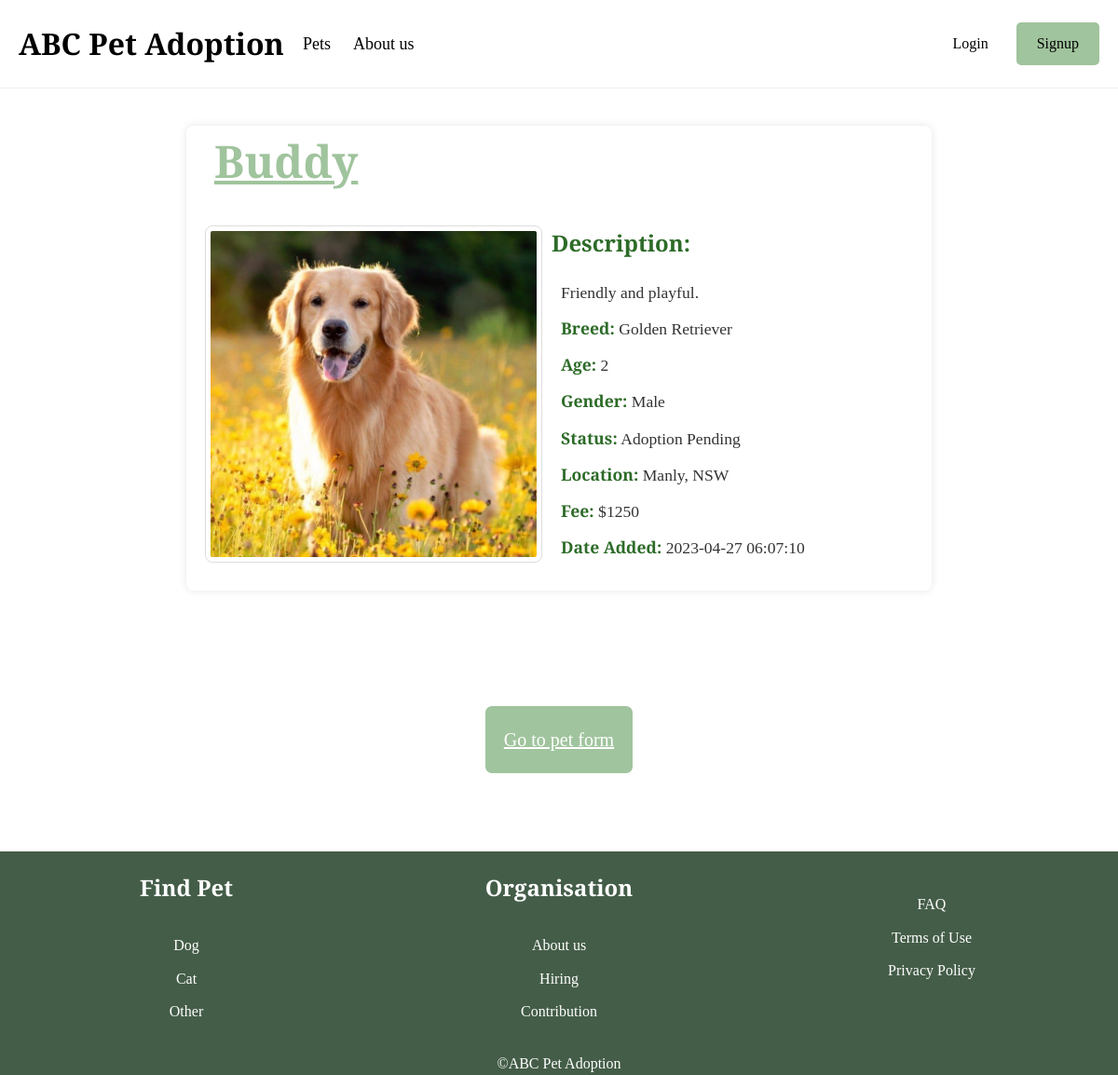
/pet-detail?pet_id=1, run on the app's committed database.
### SEF/models.py (models this page shows, shortened)
class Pet(models.Model):
    name = models.CharField(max_length=100)
    species = models.CharField(max_length=100)
    breed = models.CharField(max_length=100)
    age = models.PositiveIntegerField()
    gender = models.CharField(max_length=50)
    description = models.CharField(max_length=500)
    image_path = models.CharField(max_length=100)
    status = models.CharField(max_length=100)
    suburb = models.CharField(max_length=100)
    state = models.CharField(max_length=100)
    fee = models.PositiveIntegerField()
    date_added = models.CharField(max_length=100)

### SEF/views.py (the view)
# urls.py: path("pet-detail", views.pet_detail),
def pet_detail(request):
    pet_id = request.GET["pet_id"]
    pet = Pet.objects.get(id=pet_id)
    return render(
        request,
        'pet-detail.html',
        context={'pet': pet}
    )

### SEF/templates/pet-detail.html (shortened to what this page needs)
<!DOCTYPE html>
<html lang="en">
<head>
    {% load static %}
    <link rel="stylesheet" href="{% static 'css/master.css'%}">
    <link rel="stylesheet" href="{% static 'css/sherry.css'%}">
</head>
<body>
    {% include 'layout/header.html' %}
    <section class="pet-details">
        <h1>{{ pet.name }}</h1>
        <section class="img-class">
            <img src="{% static pet.image_path %}" width="350" height="350" alt="{{ pet.name }}">
            <div>
                <h2>Description:</h2>
                <p>{{ pet.description }}</p>
                <div class="other-details">
                    <p><strong>Breed:</strong> {{ pet.breed }}</p>
                    <p><strong>Age:</strong> {{ pet.age }}</p>
                    <p><strong>Gender:</strong> {{ pet.gender }}</p>
                    <p><strong>Status:</strong> {{ pet.status }}</p>
                    <p><strong>Location:</strong> {{ pet.suburb }}, {{ pet.state }}</p>
                    <p><strong>Fee:</strong> ${{ pet.fee }}</p>
                    <p><strong>Date Added:</strong> {{ pet.date_added }}</p>
                </div>
            </div>
        </section>
    </section>
    <section class = "button-container">
        <a href="/pet-form" class="pet-form-btn">Go to pet form</a>
    </section>
    {% include 'layout/footer.html' %}
</body>
</html>

### SEF/static/css/master.css (style rules this page uses)
html, body { font-family: 'Young Serif', serif; margin: 0; padding: 0; }

### SEF/static/css/sherry.css (style rules this page uses)
body { font-family: 'Young Serif','Roboto Serif'; background-color: white; margin: 0; padding: 0; line-height: 1.6; }
.pet-details { background-color: #ffffff; max-width: 800px; height: fit-content; margin: 40px auto; box-shadow: 0 0 10px rgba(0, 0, 0, 0.1); border-radius: 8px; }
.pet-details h1 { font-size: 3em; margin: 0 30px; color: #A0C49D; text-decoration: underline; }
.img-class { width: 100%; display: flex; flex-direction: row; margin:10px 10px; padding-bottom: 20px; }
.img-class img { margin-top: 20px; margin-bottom: 10px; margin-left: 10px; margin-right: 10px; border: 1px solid #ddd; padding: 5px; max-width: auto; min-width: auto; border-radius: 8px; }
.img-class p { font-size: 1.1em; margin: 10px 10px; color: #333; }
.img-class h2 { color: #2d6b28; }
.other-details { width: 100%; text-align: left; }
.other-details p { text-align: left; }
.other-details strong { color: #2d6b28; }
.button-container { display: flex; justify-content: center; align-items: center; height: 30vh; }
.pet-form-btn { display: inline-block; padding: 20px 20px; background-color: #A0C49D; color: white; border-radius: 7px; font-family: 'Young Serif', serif; font-size: 20px; cursor: pointer; transition: background-color 0.3s; }

### data on the page
Pet: name "Buddy", image_path (picture), description "Friendly and playful.", breed "Golden Retriever", age "2", gender "Male", status "Adoption Pending", suburb "Manly", state "NSW", fee "1250", date_added "2023-04-27 06:07:10"
